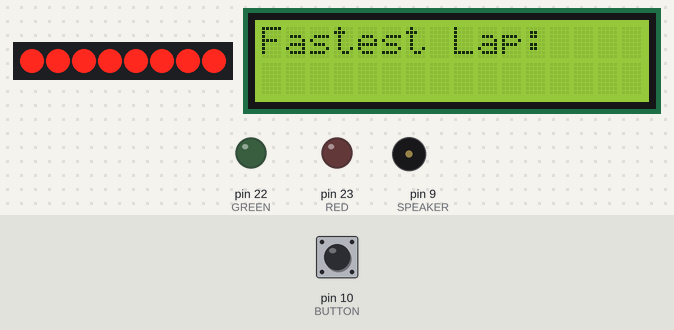
Recording of a sketch running on a simulated Arduino Mega 2560, built with avr-gcc and run on an emulated ATmega2560. Shown: 8 shift-register outputs drawn as a row of LEDs (first output left, lit = HIGH), 16×2 character LCD, output pins drawn as LEDs (lit = HIGH), buzzer (waves = sounding). Wiring (inferred from the names in the program): shift register (74HC595): data pin 11; shift clock pin 13; latch pin 12. Wiring (inferred from the signals the program sends): row of LEDs: on Q0, Q1, Q2, Q3, Q4, Q5, Q6, Q7. The inputs (shaded band) are chosen by the test bench; at power-on: pin 10 (BUTTON) HIGH. Pins used as bus, display or sensor lines are not drawn.

Above: at 3.6 s.
3.7 s: pin 10 (BUTTON) pulled LOW for 0.15 s
At 4.7 s:
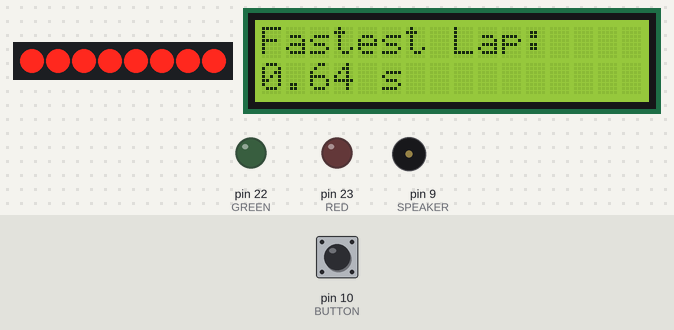
5.3 s: pin 10 (BUTTON) pulled LOW for 1 s
At 16.86 s:
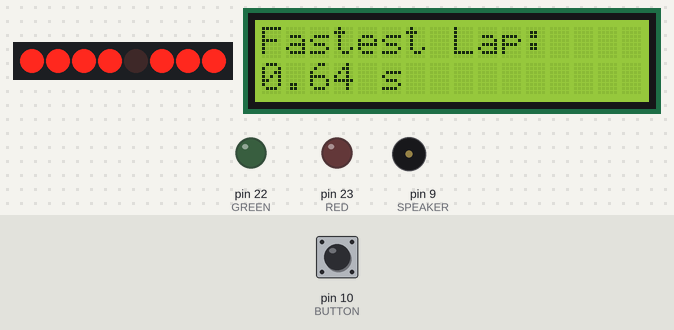
Timing chart, 0 to 18.8 s (numbered marks = the images above; inputs shaded):
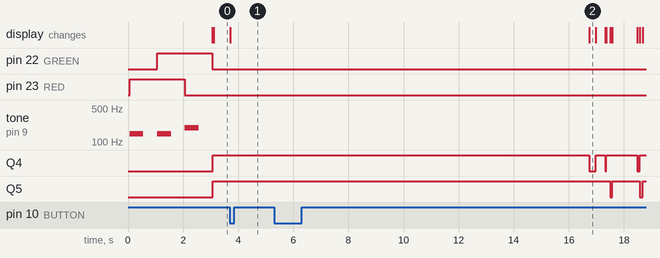

Measured:
- after the input at 3.7 s, the display: changes at once (image 1)
- by itself, tone on pin 9 (SPEAKER): plays 147 Hz for 0.50 s, 147 Hz for 0.50 s, 196 Hz for 0.50 s

The sketch:

RaceClock.ino
```cpp
/*
Race Clock
Components:
RGB LED (countdown)
-3 DIGITAL
--3 220 O Resistor
Passvie Buzzer (countdown)
-1 PVM
4-digit 7-segment LED (Timer)
-3 PVM
-4 Digital
Button (New Lap)
-1 PVM
LCD Screen (Fastest Lap)
-6 PVM
RT Clock (Track Time)
-SDA, SDCL
*/
//#include "pitches.h"  //if I want to replace the melody

#include <LiquidCrystal.h>

#define ULONG_MAX 0UL - 1UL;

//RGB Light
#define RED 23
#define GREEN 22

int colorRed[] = { HIGH, HIGH, LOW };
int colorGreen[] = { LOW, HIGH, HIGH };

//Speaker
#define SPEAKER 9
#define NOTE_D3 147
#define NOTE_G3 196

int melody[] = {NOTE_D3, NOTE_D3, NOTE_G3};

//Button
#define BUTTON 10

//4-Digit 7-segment number display
#define NUMLATCH 12
#define NUMCLOCK 13
#define NUMDATA 11
unsigned int dataPins[4] = {27, 26, 25, 24};

// LCD Screen
LiquidCrystal lcd(8, 7, 6, 5, 4, 3);

void setup()
{
  //RGB Light
  pinMode(RED, OUTPUT);
  pinMode(GREEN, OUTPUT);
  //no BLUE pin because we don't use it

  //Passive Buzzer

  //Button
  pinMode(BUTTON, INPUT_PULLUP);

  //Number display
  pinMode(NUMLATCH, OUTPUT);
  pinMode(NUMCLOCK, OUTPUT);
  pinMode(NUMDATA, OUTPUT);
  for (int i = 0; i < 4; i++) pinMode(dataPins[i], OUTPUT);

  //lcd
  lcd.begin(16, 2);
}

//4-digit 7-segment display
unsigned long int lapTime = 0, fastestLap = ULONG_MAX;
unsigned short digitData[4] = {0};

//each char is a bitmask for the 7-segment digits 0-9
unsigned char numTable[]=
{0x3f,0x06,0x5b,0x4f,0x66,0x6d,0x7d,0x07,0x7f,0x6f};

//button
bool buttonPressed = false;

//race time variables
unsigned long startTime = 0, currentTime = 0, prevUpdate = 0;
const unsigned long updateTime = 10;

bool countdown = true;

//update the 7-segment number display
void Display(int digit, unsigned char num)
{
  digitalWrite(NUMLATCH, LOW);
  //the id==2 check lights up the center decimal point (would be the : on a clock)
  shiftOut(NUMDATA, NUMCLOCK, MSBFIRST, numTable[num] + (digit == 2 ? 0x80 : 0));
  digitalWrite(NUMLATCH, HIGH);
  for (int i = 0; i < 4; i++) digitalWrite(dataPins[i], HIGH);
  digitalWrite(dataPins[digit], LOW);
}

void UpdateDigits() {
  for (int i = 0; i < 4; i++)
  {
    Display(i, digitData[i]);
    delay(5);
  }
}

void loop() {
  if (countdown)
  {
    for (int i = 0; i < 3; i ++)
    {
      digitalWrite(RED, colorRed[i]);
      digitalWrite(GREEN, colorGreen[i]);
      tone(SPEAKER, melody[i], 500);

      delay(1000);
    }
    countdown = false;
    startTime = millis();
    digitalWrite(GREEN, LOW);
    lcd.setCursor(0, 0);
    lcd.print("Fastest Lap: ");
  }
  else  //race timer
  {
    //if the button is pressed
    if (digitalRead(BUTTON) == LOW && !buttonPressed)
    {
      buttonPressed = true;
      startTime = millis(); //reset the counter
      if (currentTime < fastestLap)
      {
        fastestLap = currentTime;
        lcd.setCursor(0, 1);
        lcd.print("                ");  // clear the second line
        lcd.setCursor(0, 1);

        //updateLCD with new Fastest Lap
        if (fastestLap >= 60000) // if the fastest lap is above one minute, display in minutes and seconds
        {
          int minutes = fastestLap / 60000;
          float lapSeconds = (fastestLap % 60000) / 1000.0f;

          String timeStr = String(minutes) + ":" + (lapSeconds < 10.0f ? "0" : "") + String(lapSeconds, 2) + " m";
          lcd.print(timeStr);
        }
        else  //fastest lap in seconds only
        {
          float lapF = fastestLap / 1000.0f;

          String timeStr = String(lapF, 2) + " s";
          lcd.print(timeStr);
        }
      }
    }
    //if the button is released (after pressing it)
    if (digitalRead(BUTTON) == HIGH && buttonPressed)
    {
      buttonPressed = false;
    }

    UpdateDigits(); //update the counter

    //update the time
    currentTime = millis() - startTime;
    if (currentTime - prevUpdate > updateTime)
    {
      prevUpdate = currentTime;
      //lapTime is current time in seconds
      if (currentTime > 60000)  //current time > one minute
      {
        lapTime = currentTime / 1000; //convert to seconds
        int minutes = lapTime / 60; //seconds to minutes
        int seconds = lapTime % 60; //remainder to seconds
        for (int i = 0; i < 2; i++)
        {
          digitData[i] = seconds % 10;
          seconds /= 10;
        }
        for (int i = 2; i < 4; i++)
        {
          digitData[i] = minutes % 10;
          minutes /= 10;
        }
      }
      else  // less than one minute
      {
        lapTime = currentTime / 10;
        if (lapTime >= 10000) lapTime -= 10000; //prevent counter overflow
        //populate the digit display
        for (int i = 0; i < 4; i++) {
          digitData[i] = lapTime % 10;
          lapTime /= 10;
        }
      }
    }
  }
}
```
